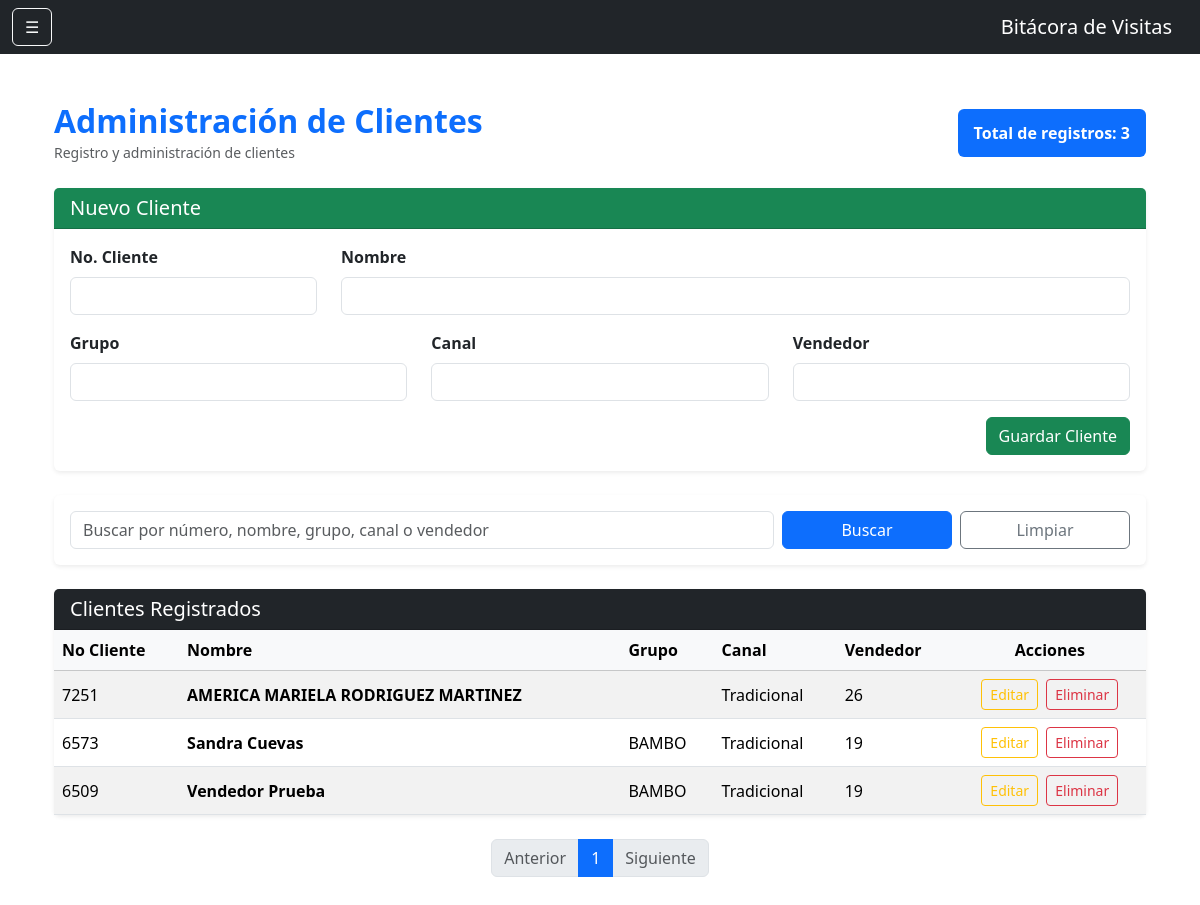
/clientes (signed in), run on the app's committed database.
### models.py (models this page shows)
class Cliente(db.Model):
    __tablename__ = 'clientes'
    id = db.Column(
        db.Integer,
        primary_key=True
    )
    num_cliente = db.Column(
        db.String(20),
        unique=True,
        nullable=False
    )
    nombre = db.Column(
        db.String(150),
        nullable=False
    )
    grupo = db.Column(
        db.String(100)
    )
    canal = db.Column(
        db.String(100)
    )
    vendedor = db.Column(
        db.Integer
    )

### app.py (the view, shortened to what this page needs)
@app.route('/clientes', methods=['GET', 'POST'])
@login_required
def clientes():
    if current_user.rol not in ['admin', 'supervisor']:
        return "Acceso denegado"
    buscar = request.args.get(
        'buscar',
        ''
    )
    pagina = request.args.get(
        'page',
        1,
        type=int
    )
    if buscar:
        lista_clientes = Cliente.query.filter(
            or_(
                Cliente.num_cliente.contains(
                    buscar
                ),
                Cliente.nombre.contains(
                    buscar
                ),
                Cliente.grupo.contains(
                    buscar
                ),
                Cliente.canal.contains(
                    buscar
                )
            )
        ).order_by(
            Cliente.nombre
        ).paginate(
            page=pagina,
            per_page=25,
            error_out=False
        )
    else:
        lista_clientes = Cliente.query.order_by(
            Cliente.nombre
        ).paginate(
            page=pagina,
            per_page=25,
            error_out=False
        )
    return render_template(
        'clientes.html',
        clientes=lista_clientes
    )

### app.py (called while the page is built)
@login_manager.user_loader
def load_user(user_id):
    return Usuario.query.get(int(user_id))

### templates/clientes.html (shortened to what this page needs)
{% extends 'base.html' %}
{% block contenido %}
<div class="container py-4">
    <div class="d-flex justify-content-between align-items-center mb-4">
        <div>
            <h2 class="fw-bold text-primary mb-0">
                Administración de Clientes
            </h2>
            <small class="text-muted">
                Registro y administración de clientes
            </small>
        </div>
        <div>
            <span class="badge bg-primary fs-6 p-3">
                Total de registros: {{ clientes.total }}
            </span>
        </div>
    </div>
    <div class="card shadow-sm border-0 mb-4">
        <div class="card-header bg-success text-white">
            <h5 class="mb-0">
                Nuevo Cliente
            </h5>
        </div>
        <div class="card-body">
            <form method="POST">
                <div class="row">
                    <div class="col-md-3 mb-3">
                        <label class="form-label fw-semibold">
                            No. Cliente
                        </label>
                        <input
                            type="text"
                            name="num_cliente"
                            class="form-control"
                            required>
                    </div>
                    <div class="col-md-9 mb-3">
                        <label class="form-label fw-semibold">
                            Nombre
                        </label>
                        <input
                            type="text"
                            name="nombre"
                            class="form-control"
                            required>
                    </div>
                    <div class="col-md-4 mb-3">
                        <label class="form-label fw-semibold">
                            Grupo
                        </label>
                        <input
                            type="text"
                            name="grupo"
                            class="form-control">
                    </div>
                    <div class="col-md-4 mb-3">
                        <label class="form-label fw-semibold">
                            Canal
                        </label>
                        <input
                            type="text"
                            name="canal"
                            class="form-control">
                    </div>
                    <div class="col-md-4 mb-3">
                        <label class="form-label fw-semibold">
                            Vendedor
                        </label>
                        <input
                            type="text"
                            name="vendedor"
                            class="form-control">
                    </div>
                </div>
                <div class="text-end">
                    <button
                        type="submit"
                        class="btn btn-success">
                        Guardar Cliente
                    </button>
                </div>
            </form>
        </div>
    </div>
    <div class="card shadow-sm border-0 mb-4">
        <div class="card-body">
            <form method="GET">
                <div class="row g-2 align-items-center">
                    <div class="col-md-8">
                        <input
                            type="text"
                            name="buscar"
                            class="form-control"
                            value="{{ request.args.get('buscar','') }}"
                            placeholder="Buscar por número, nombre, grupo, canal o vendedor">
                    </div>
                    <div class="col-md-2">
                        <button
                            class="btn btn-primary w-100"
                            type="submit">
                            Buscar
                        </button>
                    </div>
                    <div class="col-md-2">
                        <a
                            href="{{ url_for('clientes') }}"
                            class="btn btn-outline-secondary w-100">
                            Limpiar
                        </a>
                    </div>
                </div>
            </form>
        </div>
    </div>
    <div class="card shadow-sm border-0">
        <div class="card-header bg-dark text-white">
            <h5 class="mb-0">
                Clientes Registrados
            </h5>
        </div>
        <div class="table-responsive">
            <table class="table table-hover table-striped align-middle mb-0">
                <thead class="table-light">
                    <tr>
                        <th>No Cliente</th>
                        <th>Nombre</th>
                        <th>Grupo</th>
                        <th>Canal</th>
                        <th>Vendedor</th>
                        <th class="text-center">
                            Acciones
                        </th>
                    </tr>
                </thead>
                <tbody>
                    {% for cliente in clientes.items %}
                    <tr>
                        <td>{{ cliente.num_cliente }}</td>
                        <td class="fw-semibold">
                            {{ cliente.nombre }}
                        </td>
                        <td>{{ cliente.grupo }}</td>
                        <td>{{ cliente.canal }}</td>
                        <td>{{ cliente.vendedor }}</td>
                        <td class="text-center">
                                                    <a
                                href="/cliente/editar/{{ cliente.id }}"
                                class="btn btn-outline-warning btn-sm me-1">
                                Editar
                            </a>
                            <a
                                href="/cliente/eliminar/{{ cliente.id }}"
                                class="btn btn-outline-danger btn-sm"
                                onclick="return confirm('¿Eliminar este cliente?');">
                                Eliminar
                            </a>
                        </td>
                    </tr>
                    {% endfor %}
                </tbody>
            </table>
        </div>
    </div>
    <nav class="mt-4">
        <ul class="pagination justify-content-center">
            {% if clientes.has_prev %}
            <li class="page-item">
                <a
                    class="page-link"
                    href="{{ url_for('clientes', page=clientes.prev_num, buscar=request.args.get('buscar','')) }}">
                    <i class="bi bi-chevron-left"></i>
                    Anterior
                </a>
            </li>
            {% else %}
            <li class="page-item disabled">
                <span class="page-link">
                    Anterior
                </span>
            </li>
            {% endif %}
            {% for num in clientes.iter_pages(left_edge=1,
                                              right_edge=1,
                                              left_current=2,
                                              right_current=2) %}
                {% if num %}
                    <li class="page-item {% if num == clientes.page %}active{% endif %}">
                        <a
                            class="page-link"
                            href="{{ url_for('clientes', page=num, buscar=request.args.get('buscar','')) }}">
                            {{ num }}
                        </a>
                    </li>
                {% else %}
                    <li class="page-item disabled">
                        <span class="page-link">
                            ...
                        </span>
                    </li>
                {% endif %}
            {% endfor %}
            {% if clientes.has_next %}
            <li class="page-item">
                <a
                    class="page-link"
                    href="{{ url_for('clientes', page=clientes.next_num, buscar=request.args.get('buscar','')) }}">
                    Siguiente
                    <i class="bi bi-chevron-right"></i>
                </a>
            </li>
            {% else %}
            <li class="page-item disabled">
                <span class="page-link">
                    Siguiente
                </span>
            </li>
            {% endif %}
        </ul>
    </nav>
</div>
{% endblock %}

### data on the page
Cliente: num_cliente "7251", nombre "AMERICA MARIELA RODRIGUEZ MARTINEZ", canal "Tradicional", vendedor "26"
Cliente: num_cliente "6573", nombre "Sandra Cuevas", grupo "BAMBO", canal "Tradicional", vendedor "19"
Cliente: num_cliente "6509", nombre "Vendedor Prueba", grupo "BAMBO", canal "Tradicional", vendedor "19"

### other printed values
{{ clientes.total }} "3"
{{ num }} "1"
